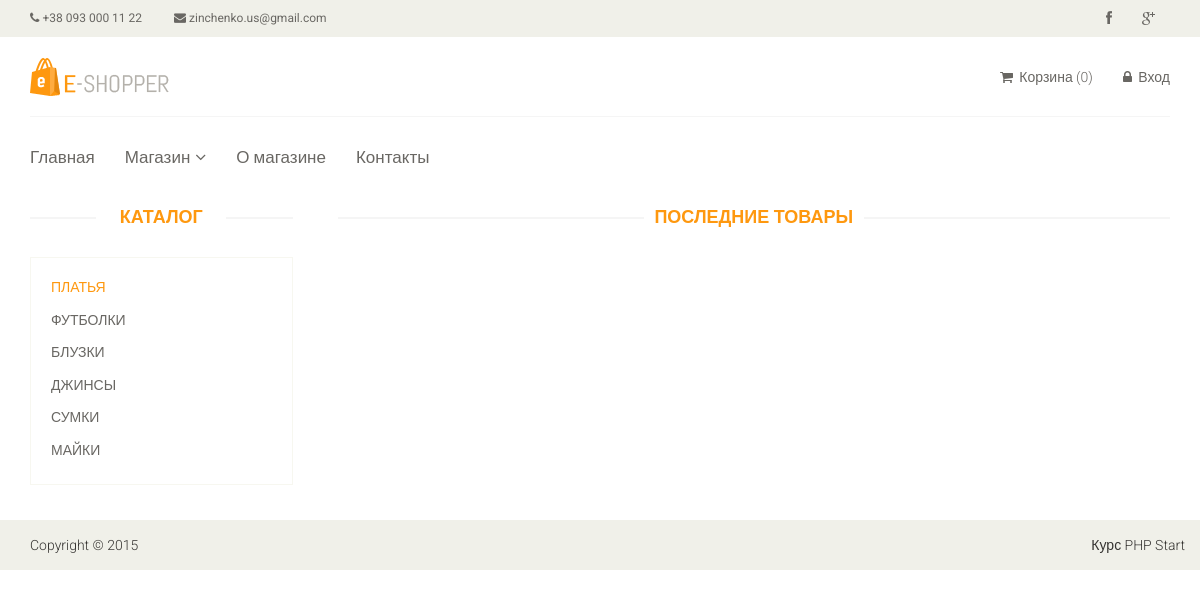
Page /category/2 on the committed database.
### tables this page shows
CREATE TABLE `category` (
  `id` int(11) NOT NULL,
  `name` varchar(255) NOT NULL,
  `sort_order` int(11) NOT NULL DEFAULT '0',
  `status` int(11) NOT NULL DEFAULT '1'
);

### config/routes.php (called while the page is built)
<?php
return array(
    'product/([0-9]+)' => 'product/view/$1',
    'catalog' => 'catalog/index',
    'category/([0-9]+)/page-([0-9]+)' => 'catalog/category/$1/$2',
    'category/([0-9]+)' => 'catalog/category/$1',
    'cart/checkout' => 'cart/checkout',
    'cart/delete/([0-9]+)' => 'cart/delete/$1',
    'cart/add/([0-9]+)' => 'cart/add/$1',
    'cart/addAjax/([0-9]+)' => 'cart/addAjax/$1',
    'cart' => 'cart/index',
    'user/register' => 'user/register',
    'user/login' => 'user/login',
    'user/logout' => 'user/logout',
    'cabinet/edit' => 'cabinet/edit',
    'cabinet' => 'cabinet/index',
    'admin/product/create' => 'adminProduct/create',
    'admin/product/update/([0-9]+)' => 'adminProduct/update/$1',
    'admin/product/delete/([0-9]+)' => 'adminProduct/delete/$1',
    'admin/product' => 'adminProduct/index',
    'admin/category/create' => 'adminCategory/create',
    'admin/category/update/([0-9]+)' => 'adminCategory/update/$1',
    'admin/category/delete/([0-9]+)' => 'adminCategory/delete/$1',
    'admin/category' => 'adminCategory/index',
    'admin/order/update/([0-9]+)' => 'adminOrder/update/$1',
    'admin/order/delete/([0-9]+)' => 'adminOrder/delete/$1',
    'admin/order/view/([0-9]+)' => 'adminOrder/view/$1',
    'admin/order' => 'adminOrder/index',
    'admin/news/create' => 'adminNews/create',
    'admin/news/update/([0-9]+)' => 'adminNews/update/$1',
    'admin/news/delete/([0-9]+)' => 'adminNews/delete/$1',
    'admin/news' => 'adminNews/index',
    'admin' => 'admin/index',
    'contacts' => 'site/contact',
    'about' => 'site/about',
    'news/add/' => 'news/create',
    'news' => 'news/index',
    'parser' => 'parser/index',
    'index.php' => 'site/index',
    '' => 'site/index',
);

### controllers/CatalogController.php (called while the page is built, shortened)
<?php
class CatalogController {
    public function actionCategory($categoryId, $page = 1) {
        $categories = Category::getCategoriesList();
        require_once(ROOT . '/views/catalog/category.php');
        return true;
    }
}

### index.php (called while the page is built, shortened)
<?php
$router = new Router();
$router->run();

### models/Category.php (called while the page is built, shortened)
<?php
class Category {
    public static function getCategoriesList() {
        $db = Db::getConnection();
        $result = $db->query('SELECT id, name FROM category WHERE status = "1" ORDER BY sort_order, name ASC');
        $i = 0;
        $categoryList = array();
        while ($row = $result->fetch()) {
            $categoryList[$i]['id'] = $row['id'];
            $categoryList[$i]['name'] = $row['name'];
            $i++;
        }
        return $categoryList;
    }
}

### views/catalog/category.php (the view, shortened to what this page needs)
<?php include ROOT . '/views/layouts/header.php'; ?>
<section>
    <div class="container">
        <div class="row">
            <div class="col-sm-3">
                <div class="left-sidebar">
                    <h2>Каталог</h2>
                    <div class="panel-group category-products">
                        <?php foreach ($categories as $categoryItem): ?>
                            <div class="panel panel-default">
                                <div class="panel-heading">
                                    <h4 class="panel-title">
                                        <a href="/category/<?php echo $categoryItem['id']; ?>"
                                           class="<?php if ($categoryId == $categoryItem['id']) echo 'active'; ?>"
                                           >
                                               <?php echo $categoryItem['name']; ?>
                                        </a>
                                    </h4>
                                </div>
                            </div>
                        <?php endforeach; ?>
                    </div>
                </div>
            </div>
            <div class="col-sm-9 padding-right">
                <div class="features_items">
                    <h2 class="title text-center">Последние товары</h2>
                </div>
            </div>
        </div>
    </div>
</section>
<?php include ROOT . '/views/layouts/footer.php'; ?>

### components/Router.php (shortened to what this page needs)
<?php
class Router {
    private $routes;
    public function __construct() {
        $routesPath = ROOT . '/config/routes.php';
        $this->routes = include($routesPath);
    }
    private function getURI() {
        if (!empty($_SERVER['REQUEST_URI'])) {
            return trim($_SERVER['REQUEST_URI'], '/');
        }
    }
    public function run() {
        $uri = $this->getURI();
        foreach ($this->routes as $uriPattern => $path) {
            if (preg_match("~$uriPattern~", $uri)) {
                $internalRoute = preg_replace("~$uriPattern~", $path, $uri);
                $segments = explode('/', $internalRoute);
                $controllerName = array_shift($segments) . 'Controller';
                $actionName = 'action' . ucfirst(array_shift($segments));
                $parameters = $segments;
                $controllerObject = new $controllerName;
                $result = call_user_func_array(array($controllerObject, $actionName), $parameters);
                if ($result != null) {
                    break;
                }
            }
        }
    }
}

### template/css/main.css (style rules this page uses)
body { font-family: 'Roboto', sans-serif; background:; position: relative; font-weight:400px; }
html, body { height: 100%; margin: 0; padding: 0; }
a { -webkit-transition: 300ms; -moz-transition: 300ms; -o-transition: 300ms; transition: 300ms; }
h1, h2, h3, h4, h5, h6 { font-family: 'Roboto', sans-serif; }
.category-products { border: 1px solid #F7F7F0; margin-bottom: 35px; padding-bottom: 20px; padding-top: 15px; }
.left-sidebar h2, .brands_products h2 { color: #FE980F; font-family: 'Roboto', sans-serif; font-size: 18px; font-weight: 700; margin: 0 auto 30px; text-align: center; text-transform: uppercase; position: relative; z-index:3; }
.left-sidebar h2:after, h2.title:after { content: " "; position: absolute; border: 1px solid #f5f5f5; bottom:8px; left: 0; width: 100%; height: 0; z-index: -2; }
.left-sidebar h2:before { content: " "; position: absolute; background: #fff; bottom: -6px; width: 130px; height: 30px; z-index: -1; left: 50%; margin-left: -65px; }
h2.title:before { content: " "; position: absolute; background: #fff; bottom: -6px; width: 220px; height: 30px; z-index: -1; left: 50%; margin-left: -110px; }
.category-products .panel { background-color: #FFFFFF; border: 0px; border-radius: 0px; box-shadow:none; margin-bottom: 0px; }
.category-products .panel-default .panel-heading { background-color: #FFFFFF; border: 0 none; color: #FFFFFF; padding: 5px 20px; }
.category-products .panel-default .panel-heading .panel-title a { color: #696763; font-family: 'Roboto', sans-serif; font-size: 14px; text-decoration: none; text-transform: uppercase; }
.category-products .panel-default .panel-heading .panel-title a.active { color: #FE980F; }
.padding-right { padding-right: 0; }
.features_items { overflow:hidden; }
h2.title { color: #FE980F; font-family: 'Roboto', sans-serif; font-size: 18px; font-weight: 700; margin: 0 15px; text-transform: uppercase; margin-bottom: 30px; position: relative; }

### rows in the picture
category: name "ПЛАТЬЯ"
category: name "ФУТБОЛКИ"
category: name "БЛУЗКИ"
category: name "ДЖИНСЫ"
category: name "СУМКИ"
category: name "МАЙКИ"
